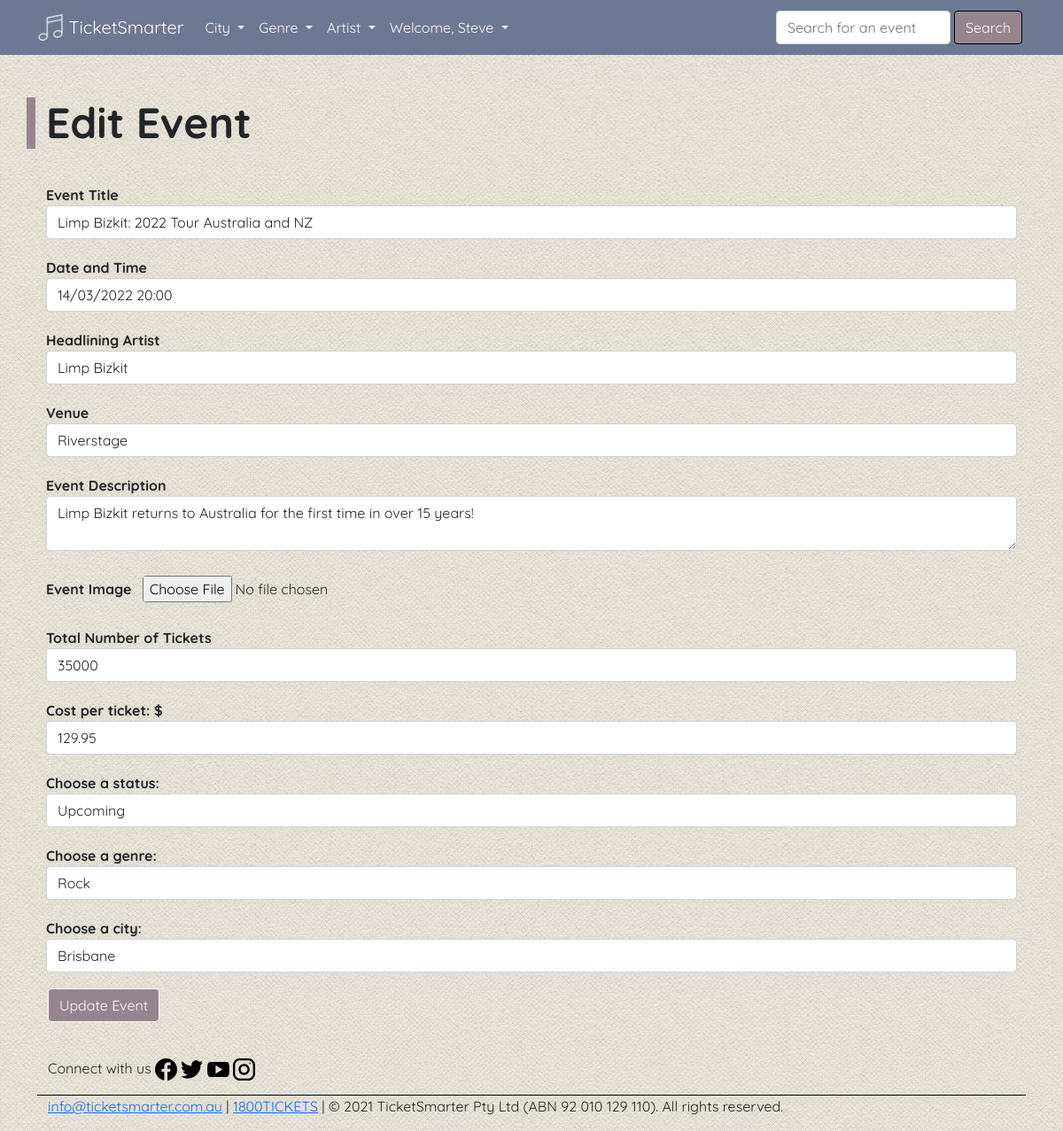
Page /events/3/update (signed in) on the committed database.
### bookings/models.py (models this page shows, shortened)
class User(UserMixin, db.Model):
    __tablename__ = 'users'  # good practice to specify table name
    id = db.Column(db.Integer, primary_key=True, nullable=False)
    name = db.Column(db.String(100), index=True, unique=True, nullable=False)
    emailid = db.Column(db.String(100), index=True, nullable=False)
    password_hash = db.Column(db.String(255), nullable=False)
    phone = db.Column(db.String(15), nullable=False)
    address = db.Column(db.String(500), nullable=False)
    comments = db.relationship('Comment', backref='user')
    created_events = db.relationship('Event', backref='user', viewonly=True)
    created_bookings = db.relationship('Booking', backref='user')

class Event(db.Model):
    __tablename__ = 'events'
    id = db.Column(db.Integer, primary_key=True, nullable=False)
    title = db.Column(db.String(100), index=True, unique=True, nullable=False)
    date = db.Column(db.DateTime, nullable=False)
    headliner = db.Column(db.String(80), index=True, nullable=False)
    venue = db.Column(db.String(80), nullable=False)
    description = db.Column(db.String(2000), nullable=False)
    image = db.Column(db.String(400), default='/static/images/live.jpg')
    total_tickets = db.Column(db.Integer, nullable=False)
    tickets_booked = db.Column(db.Integer, default=0, nullable=False)
    tickets_remaining = db.Column(db.Integer, nullable=False)
    price = db.Column(db.Float, nullable=False)
    event_status = db.Column(db.Enum(EventStatus))
    event_genre = db.Column(db.Enum(EventGenre))
    event_city = db.Column(db.Enum(EventCity))
    created_on = db.Column(db.DateTime, default=datetime.now())
    comments = db.relationship('Comment', backref='event')
    users = db.relationship('User', backref='event')
    booking = db.relationship('Booking', backref='event', viewonly=True)
    user_id = db.Column(db.Integer, db.ForeignKey('users.id'), nullable=False)

### bookings/events.py (the view, shortened to what this page needs)
@eventbp.route('/<id>/update', methods=['GET', 'POST'])
@login_required
def update_event(id):
    event = Event.query.get(id)
    form = EditEventForm(
        title=event.title,
        date=event.date,
        headliner=event.headliner,
        venue=event.venue,
        desc=event.description,
        total_tickets=event.total_tickets,
        price=event.price,
        event_status=event.event_status,
        event_genre=event.event_genre.name.title(),
        event_city=event.event_city.name.title())
    if current_user.id != event.user_id:
        flash("You can only edit your own events!", 'danger')
        return redirect(url_for('main.my_events'))
    return render_template('events/create_event.html', event_form=form, event=event, heading='Edit Event')

### bookings/templates/events/create_event.html
{% extends 'base.html' %}
{% import "bootstrap/wtf.html" as wtf %}
{% block content %}
<br>
<div id='page-container' class='container'>
    <div class="row">
        <br>
        <h1 class="display-5 fw-bold">{{heading}}</h1>
        {{wtf.quick_form(event_form)}}
    </div>
</div>
{% endblock %}

### bookings/templates/base.html (shortened to what this page needs)
<!doctype html>
<html lang='en'>
<head>
    <link href="https://cdn.jsdelivr.net/npm/bootstrap@5.1.1/dist/css/bootstrap.min.css" rel="stylesheet"
>
    <link rel='stylesheet' href='{{url_for("static", filename="css/style.css")}}' />
</head>
<body>
    <header>
        <nav class='navbar navbar-expand-lg navbar-dark'>
            <div class='container'>
                <a class='navbar-brand' href='/'><img src='{{url_for("static", filename="images/icon.png")}}' width='30'
                        height='30' class='d-inline-block align-top' alt=''> TicketSmarter
                </a>
                <div class='collapse navbar-collapse in' id='navbarSupportedContent'>
                    <ul class='navbar-nav me-auto mb-2 mb-lg-0'>
                        <li class='nav-item dropdown'>
                            <a class='nav-link dropdown-toggle' href='#' id='navbarDropdown' role='button'
                                data-bs-toggle='dropdown' aria-expanded='false'>
                                City
                            </a>
                        </li>
                        <li class='nav-item dropdown'>
                            <a class='nav-link dropdown-toggle' href='#' id='navbarDropdown' role='button'
                                data-bs-toggle='dropdown' aria-expanded='false'>
                                Genre
                            </a>
                        </li>
                        <li class='nav-item dropdown'>
                            <a class='nav-link dropdown-toggle' href='#' id='navbarDropdown' role='button'
                                data-bs-toggle='dropdown' aria-expanded='false'>
                                Artist
                            </a>
                        </li>
                        <li class='nav-item dropdown'>
                            <a class='nav-link dropdown-toggle' href='{{url_for("auth.login")}}' id='navbarDropdown'
                                role='button' data-bs-toggle='dropdown' aria-expanded='false'>
                                {% if username|lower == 'guest' %}
                                Sign In
                                {% else %}
                                Welcome, {{ username }}
                                {% endif %}
                            </a>
                    </li>
                    </ul>
                    <form class='d-flex' action="{{url_for('main.search')}}">
                        <input type="text" name="search" class="form-control flex-grow-1 my-1 mr-sm-2" id="SearchForm"
                            placeholder='Search for an event' aria-label='Search'>
                        <button id='search-button' class='btn btn-outline-light' type='submit' color='white'>
                            Search
                        </button>
                    </form>
                </div>
            </div>
        </nav>
    </header>
    <main>
        <br>
        {% block content %}
        {% endblock %}
    </main>
    <footer>
        <div class="container">
            <div id="footer">
                <div class="container footer navbar-fixed-bottom">
                    <div class='row'>
                        <div class='col border-bottom'>
                            <p>
                                Connect with us
                                <a target="" title="Facebook">
                                    <img src="{{url_for('static', filename='images/facebook.svg')}}" alt="Facebook"
                                        height="25" width="25" />
                                </a>
                                <a target="" title="Twitter">
                                    <img src="{{url_for('static', filename='images/twitter.svg')}}" alt="Twitter"
                                        height="25" width="25" />
                                </a>
                                <a target="" title="Youtube">
                                    <img src="{{url_for('static', filename='images/youtube.svg')}}" alt="Youtube"
                                        height="25" width="25">
                                </a>
                                <a target="" title="Instagram">
                                    <img src="{{url_for('static', filename='images/instagram.svg')}}" alt="Instagram"
                                        height="25" width="25" />
                                </a>
                            </p>
                        </div>
                        <div class='row'>
                            <p><a href='mailto:info@ticketsmarter.com.au'>info@ticketsmarter.com.au</a> | <a
                                    href='tel:18008425387'>1800TICKETS</a> | &copy; 2021 TicketSmarter Pty Ltd (ABN 92
                                010
                                129
                                110). All rights reserved.</p>
                        </div>
                    </div>
                </div>
            </div>
    </footer>
</body>
</html>

### bookings/static/css/style.css (style rules this page uses)
html, body { font-family: "Quicksand", sans-serif; }
body { background-image: url("/static/images/bkgnd.png"); }
main { padding-bottom: 40px; }
h1 { font-weight: 900; border-left: 10px solid #96858f; padding-left: 10px; margin-bottom: 30px; }
.btn { background-color: #6d7993; border-color: #000000; color: #fffafa; border: 1px, solid; margin-top: 0.5rem; background-color: #96858f; }
.control-label { font-weight: 800; }
.navbar { background-color: #6d7993; color: #000000; }
.nav-link { color: #fffafa !important; }
.border-bottom { border-bottom: 1px solid #000000 !important; }
.form-group { margin: auto; padding: 10px; }
.navbar-brand { color: #fffafa !important; }
#search-button { border: 1px solid black; margin: 0.25rem; }
#page-container { min-height: 70vh; }
#SearchForm { max-width: 100%; }
#submit { margin-left: 0.75rem; }
#image { margin: 0.5rem; border-radius: 4px; }

### rows in the picture
User: name "Steve"
Event: title "Limp Bizkit: 2022 Tour Australia and NZ", date "14/03/2022 20:00", headliner "Limp Bizkit", venue "Riverstage", total_tickets "35000", price "129.95", event_status "Upcoming", event_genre "Rock", event_city "Brisbane"

### other values in the picture
{{ heading }} "Edit Event"
